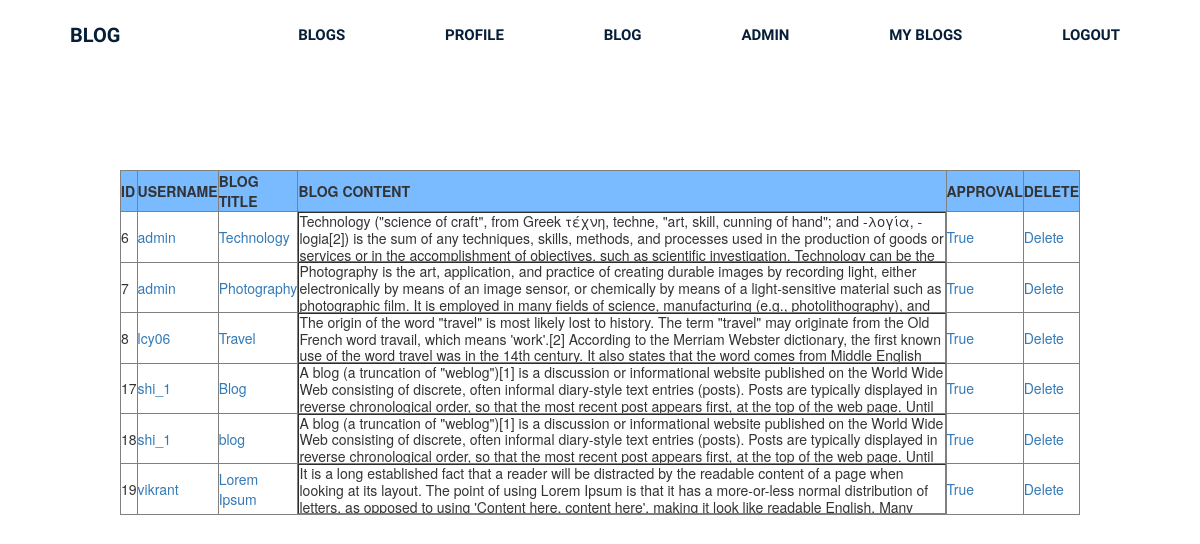
Before: /adminPage/ (signed in) with the older database file.
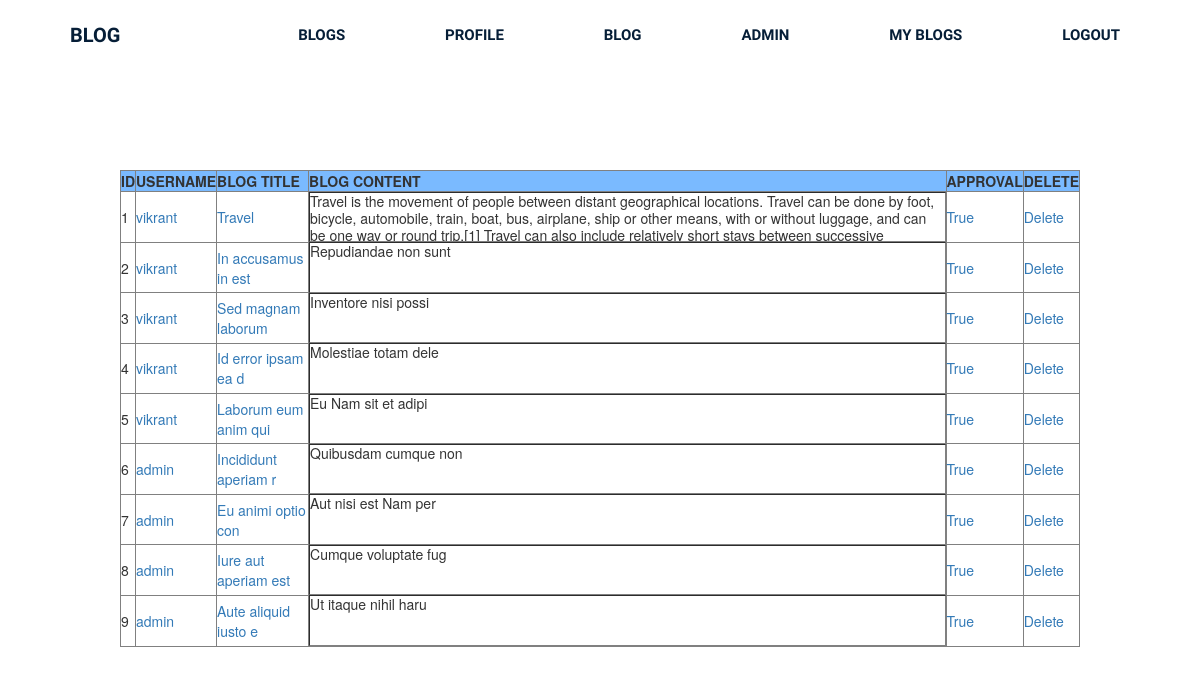
After: the same page with the newer database file.
### blogapp/models.py (models this page shows, shortened)
class Blog(models.Model):
    user = models.ForeignKey(Info, on_delete=models.CASCADE)
    title = models.CharField(max_length=30)
    write_blog = models.TextField()
    approval = models.BooleanField(default=False)
    Date = models.DateField(default=django.utils.timezone.now, null=False)
    class Meta:
        ordering = ['Date']

class Info(models.Model):
    username = models.ForeignKey(User, on_delete=models.CASCADE, max_length=10)
    firstname = models.CharField(max_length=15)
    lastname = models.CharField(max_length=15)
    gender = models.CharField(max_length=10)
    age = models.IntegerField()
    bio = models.CharField(max_length=500)
    imag = models.ImageField(default="default.png", upload_to='static/profile_image')

### blogapp/views.py (the view)
@staff_member_required
def admin_page(request):
    data = Blog.objects.all()
    context = {
        "data": data
    }
    return render(request, 'adminpage.html', context)

### templates/adminpage.html (shortened to what this page needs)
{% extends 'basePage.html' %}
{% load static %}
{% block content %}
<center>
    <table border="1">
        <thead style="background-color: #7abaff; align-items: center">
                <th> ID </th>
                <th>USERNAME</th>
                <th>BLOG TITLE</th>
                <th>BLOG CONTENT</th>
                <th>APPROVAL</th>
                <th>DELETE</th>
        </thead>
        {% for i in data %}
        <tbody>
            <tr>
                <td>{{ i.id }}</td>
                <td><a href="{% url 'show_profile' i.user.username_id %}">{{ i.user.username }}</a></td>
                <td><a href="{% url 'show_blog' i.id %}">{{ i.title }}</a></td>
                <td id="w">{{ i.write_blog }}</td>
                <td><a href="{% url 'not_approved' i.id %}">{{ i.approval }}</a></td>
                <td><a href="{% url 'delete_blog' i.id %}">Delete</a></td>
            </tr>
        </tbody>
        {% endfor %}
    </table>
</center>
{% endblock content %}

Changed rows visible on the page:
removed Blog: id "17", user.username "shi_1", title "Blog", write_blog "A blog (a truncation of \"weblog\")[1] is a discussion or informational website published on the World Wide Web consisting of discrete, often informal diary-style text entries (posts). Posts are typically displayed in reverse chronological order, so that the most recent post appears first, at the top of the web page.…", approval "True"
removed Blog: id "18", user.username "shi_1", title "blog", write_blog "A blog (a truncation of \"weblog\")[1] is a discussion or informational website published on the World Wide Web consisting of discrete, often informal diary-style text entries (posts). Posts are typically displayed in reverse chronological order, so that the most recent post appears first, at the top of the web page.…", approval "True"
removed Blog: id "19", user.username "vikrant", title "Lorem Ipsum", write_blog "It is a long established fact that a reader will be distracted by the readable content of a page when looking at its layout. The point of using Lorem Ipsum is that it has a more-or-less normal distribution of letters, as opposed to using 'Content here, content here', making it look like readable English.…", approval "True"
added Blog: id "1", user.username "vikrant", title "Travel", write_blog "Travel is the movement of people between distant geographical locations. Travel can be done by foot, bicycle, automobile, train, boat, bus, airplane, ship or other means, with or without luggage, and can be one way or round trip.[1] Travel can also include relatively short stays between…", approval "True"
added Blog: id "2", user.username "vikrant", title "In accusamus in est", write_blog "Repudiandae non sunt", approval "True"
added Blog: id "3", user.username "vikrant", title "Sed magnam laborum", write_blog "Inventore nisi possi", approval "True"
added Blog: id "4", user.username "vikrant", title "Id error ipsam ea d", write_blog "Molestiae totam dele", approval "True"
added Blog: id "5", user.username "vikrant", title "Laborum eum anim qui", write_blog "Eu Nam sit et adipi", approval "True"
changed Blog id 6: title "Technology" → "Incididunt aperiam r"; write_blog "Technology (\"science of craft\", from Greek τέχνη, techne, \"art, skill, cunning of hand\"; and -λογία, -logia[2]) is the sum of any techniques, skills, methods, and processes used in the production of goods or services or in the accomplishment of objectives, such as scientific investigation. Technology can be…" → "Quibusdam cumque non"
changed Blog id 7: title "Photography" → "Eu animi optio con"; write_blog "Photography is the art, application, and practice of creating durable images by recording light, either electronically by means of an image sensor, or chemically by means of a light-sensitive material such as photographic film. It is employed in many fields of science, manufacturing (e.g., photolithography),…" → "Aut nisi est Nam per"
changed Blog id 8: user.username "lcy06" → "admin"; title "Travel" → "Iure aut aperiam est"; write_blog "The origin of the word \"travel\" is most likely lost to history. The term \"travel\" may originate from the Old French word travail, which means 'work'.[2] According to the Merriam Webster dictionary, the first known use of the word travel was in the 14th century. It also states that the word comes from Middle…" → "Cumque voluptate fug"
added Blog: id "9", user.username "admin", title "Aute aliquid iusto e", write_blog "Ut itaque nihil haru", approval "True"
